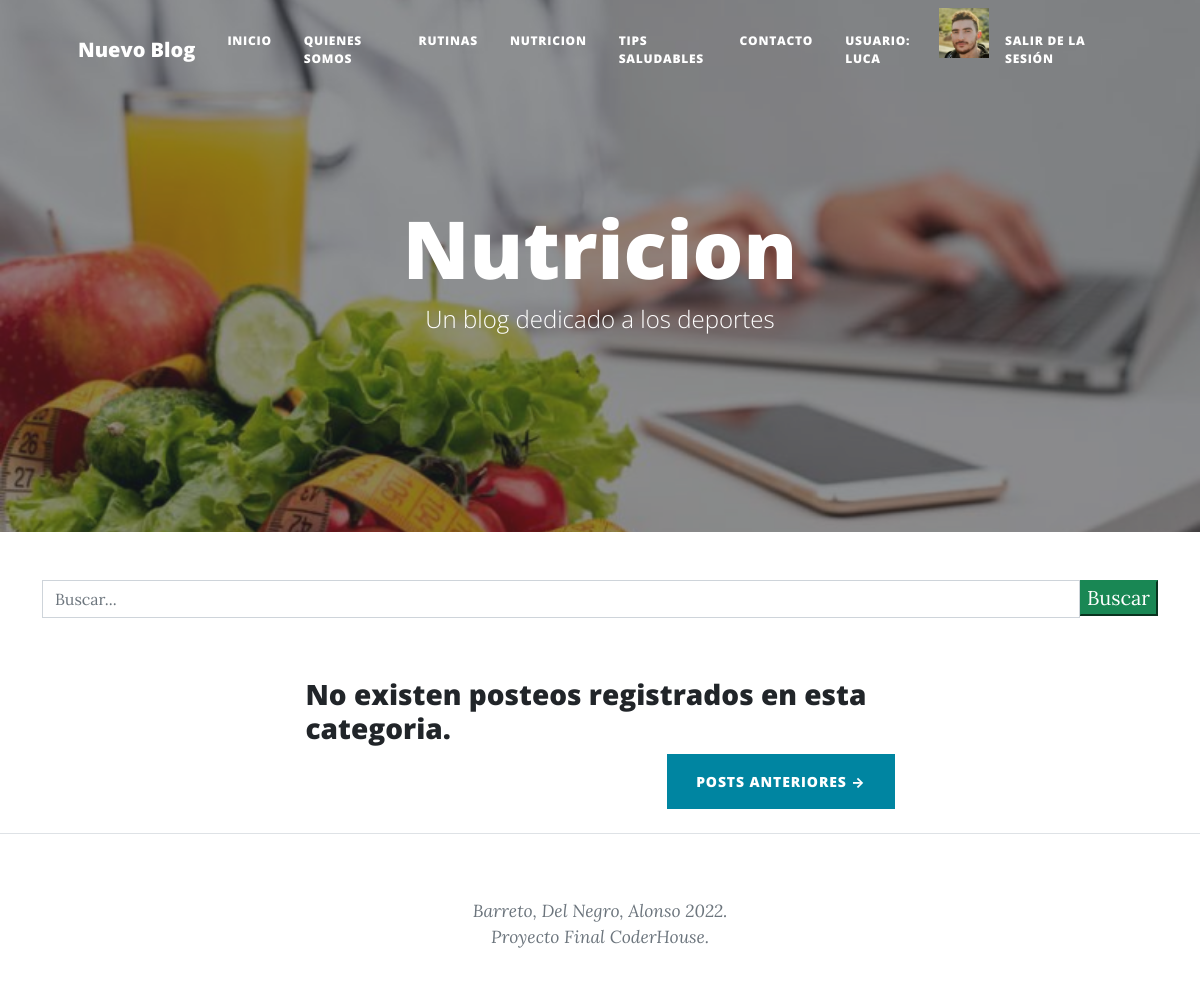
Page /nutricion (signed in) on the earlier database version.
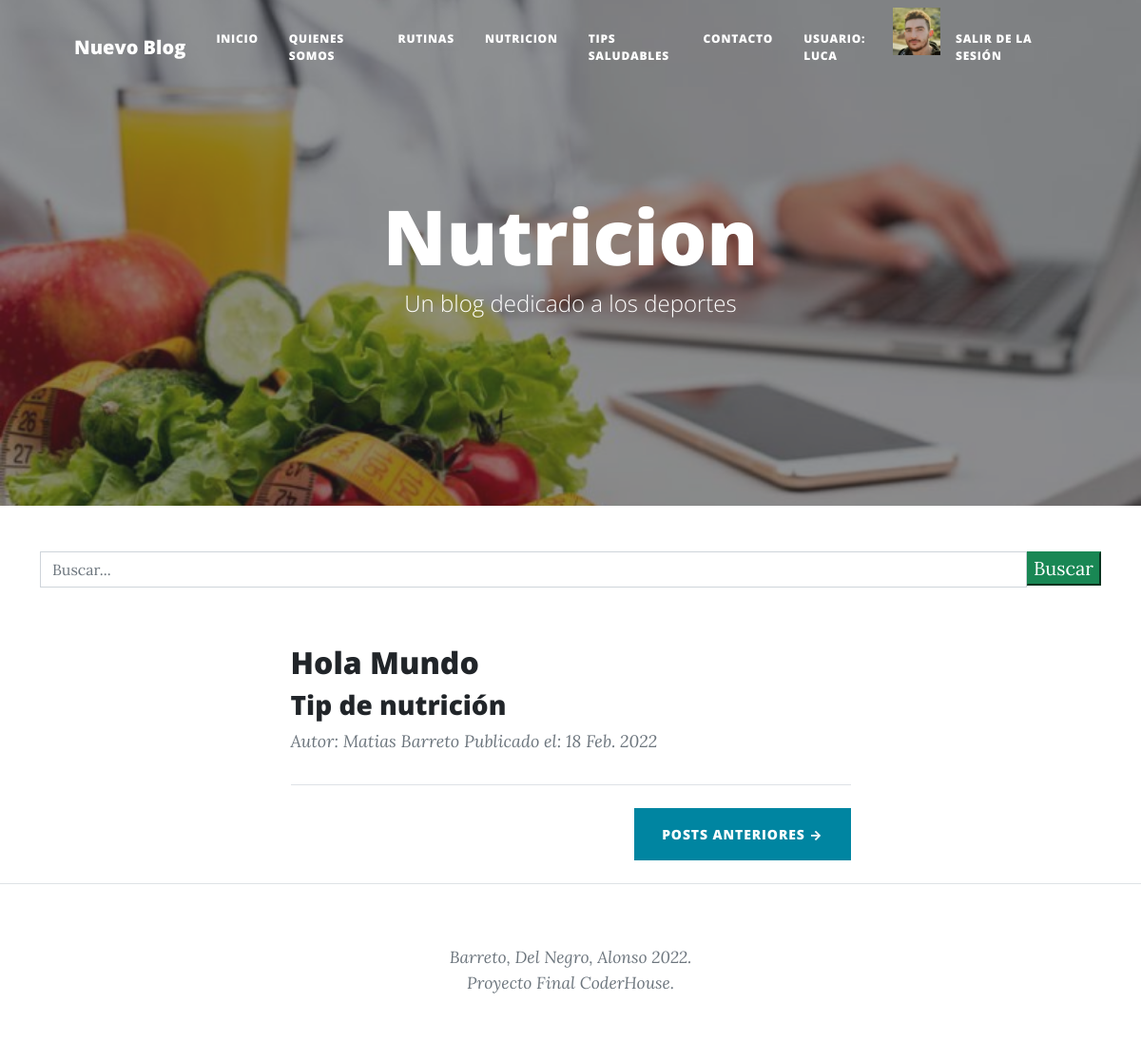
Same page on the later database version.
### app_blog/models.py (models this page shows, shortened)
class Post(Model):
    id = models.AutoField(primary_key = True)
    titulo = models.CharField('Título', max_length = 100, blank = False, null = False)
    autor = models.ForeignKey(Autor, on_delete = models.CASCADE)
    categoria = models.ForeignKey(Categoria, on_delete=models.CASCADE)
    descripcion = models.CharField('Descripción', max_length=255, blank=False, null=False)
    contenido = RichTextField()
    imagen = models.URLField('Imagen', max_length=255, blank=False, null=False)
    slug = models.SlugField('Slug', max_length = 100, blank = False, null = False)
    estado = models.BooleanField('Publicado/No Publicado', default = True)
    fecha_creacion = models.DateField('Fecha de Creación', auto_now = False, auto_now_add = True)
    class Meta:
        verbose_name = 'Post'
        verbose_name_plural = "Posts"

class Autor(Model):
    id = models.AutoField(primary_key = True)
    nombre = models.CharField('Nombre', max_length = 255, null = False, blank = False)
    apellido = models.CharField('Apellido', max_length = 255, null = False, blank = False)
    twitter = models.URLField('Twitter', null = True, blank = True)
    web = models.URLField('Web Site', null = True, blank = True)
    email = models.EmailField ('E-mail', null = False, blank = False)
    estado = models.BooleanField('Autor Activo/Autor Inactivo', default = True)
    fecha_creacion = models.DateField('Fecha de Creación', auto_now = False, auto_now_add = True)
    class Meta:
        verbose_name = 'Autor'
        verbose_name_plural = 'Autores'
    def __str__(self):
        return f'Autor: {self.nombre} {self.apellido}'

### app_blog/views.py (the view, shortened to what this page needs)
# urls.py: path('nutricion', login_required(nutricion), name='nutricion'),
def nutricion(request):
    queryset = request.GET.get("buscar")
    post = Post.objects.filter(
        estado=True,
        categoria = Categoria.objects.get(nombre__iexact = 'Nutricion')
    )
    avatares = Avatar.objects.filter(user=request.user.id)
    if avatares:
        avatar_url = avatares.last().imagen.url
    else:
        avatar_url = ''
    return render(request, 'nutricion.html', {'avatar_url': avatar_url,'post':post})

### templates/nutricion.html (shortened to what this page needs)
{% extends "padre.html" %}
{% load static %}
{% block titulos_secciones %}
Nutricion
{% endblock titulos_secciones %}
{% block imagen_header %}
{% static 'app_blog/assets/img/nutricion.jpg' %}
{% endblock imagen_header %}

### templates/padre.html (shortened to what the changed rows need)
<!DOCTYPE html>
<html lang="es">
{% load static %}
    <head>
        <link href="{% static 'app_blog/css/styles.css' %}" rel="stylesheet" />
    </head>
    <body>
        <header class="masthead" style="background-image: url({% block imagen_header %}{% static 'app_blog/assets/img/home-bg.jpg' %}{% endblock imagen_header %})">
            <div class="container position-relative px-4 px-lg-5">
                <div class="row gx-4 gx-lg-5 justify-content-center">
                    <div class="col-md-10 col-lg-8 col-xl-7">
                        <div class="site-heading">
                            <h1>{% block titulos_secciones %}Nuevo Blog{% endblock titulos_secciones %}</h1>
                        </div>
                    </div>
                </div>
            </div>
        </header>
<br>
<br>
        <div class="container px-4 px-lg-5">
            <div class="row gx-4 gx-lg-5 justify-content-center">
                <div class="col-md-10 col-lg-8 col-xl-7">
                    {% block contenido %}
                    {% if post %}
                        {% for p in post %}
                            <div class="post-preview">
                                    <h2 class="post-title">{{p.titulo}}</h2>
                                    <h3 class="post-subtitle">{{p.descripcion}}</h3>
                                <p class="post-meta">
                                    {{p.autor}}
                                    Publicado el: {{p.fecha_creacion}}
                                </p>
                            </div>
                            <hr class="my-4" />
                        {% endfor %}
                    {% else %}
                        <h3>No existen posteos registrados en esta categoria.</h3>
                    {% endif %}
                    {% endblock contenido %}
                    {% block boton %}
                <div class="d-flex justify-content-end mb-4"><a class="btn btn-primary text-uppercase" href="#!">Posts Anteriores →</a></div>
                    {% endblock boton %}
                </div>
            </div>
        </div>
    </body>
</html>

Differences in the rows shown:
added Post: titulo "Hola Mundo", descripcion "Tip de nutrición", autor "Autor: Matias Barreto", fecha_creacion "18 Feb. 2022"
Other differences:
text no longer shown: "No existen posteos registrados en esta categoria."
